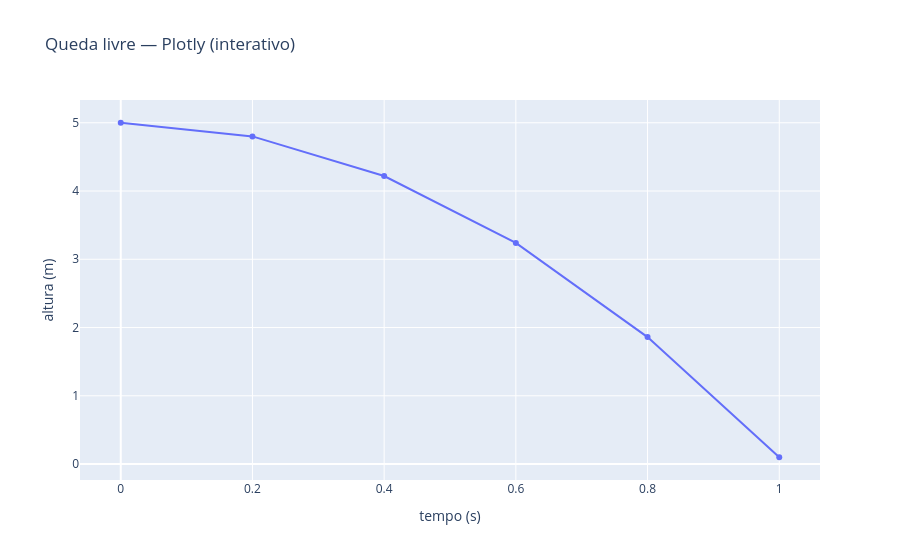

Notebook cell for this chart:
### Code cell
import plotly.express as px

fig = px.line(dados, x="tempo_s", y="altura_m", markers=True,
               labels={"tempo_s": "tempo (s)", "altura_m": "altura (m)"},
               title="Queda livre — Plotly (interativo)")
fig.show()

### Figure 1 — Plotly figure (JSON) as saved in the notebook; plotly's stock layout.template omitted (floating-point values rounded to 4 significant figures)
{"data": [{"hovertemplate": "tempo (s)=%{x}<br>altura (m)=%{y}<extra></extra>", "legendgroup": "", "line": {"color": "#636efa", "dash": "solid"}, "marker": {"symbol": "circle"}, "mode": "lines+markers", "name": "", "orientation": "v", "showlegend": false, "type": "scatter", "x": [0.0, 0.2, 0.4, 0.6, 0.8, 1.0], "xaxis": "x", "y": [5.0, 4.8, 4.22, 3.24, 1.86, 0.1], "yaxis": "y"}], "layout": {"legend": {"tracegroupgap": 0}, "title": {"text": "Queda livre — Plotly (interativo)"}, "xaxis": {"anchor": "y", "domain": [0.0, 1.0], "title": {"text": "tempo (s)"}}, "yaxis": {"anchor": "x", "domain": [0.0, 1.0], "title": {"text": "altura (m)"}}}}
